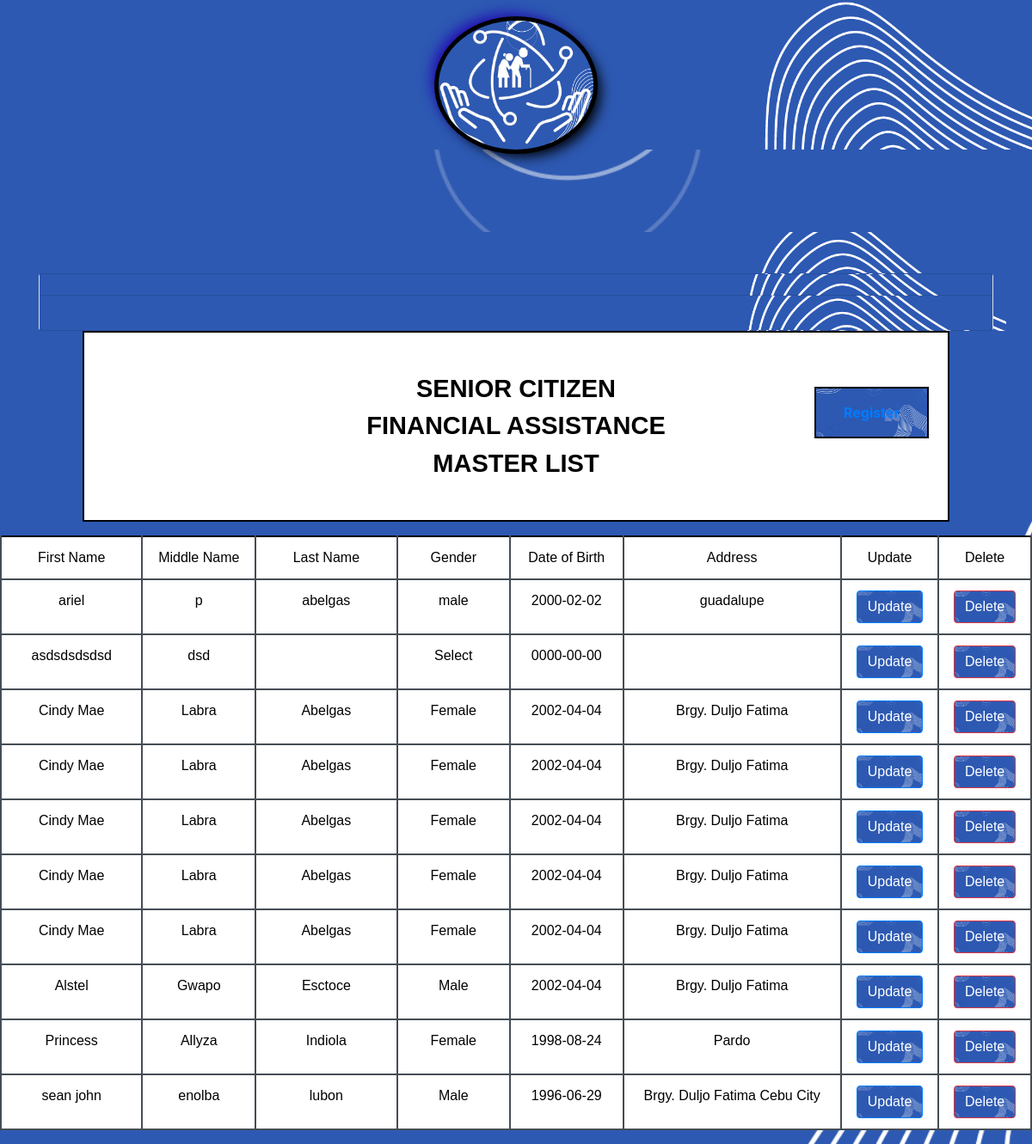
The page /masterlist.php on the database its author committed.
### tables this page shows
CREATE TABLE `form` (
  `id` int(100) NOT NULL,
  `fname` varchar(20) NOT NULL,
  `mname` varchar(20) NOT NULL,
  `lname` varchar(20) NOT NULL,
  `gender` varchar(6) NOT NULL,
  `date_of_birth` date NOT NULL,
  `address` varchar(100) NOT NULL,
  `password` varchar(30) NOT NULL,
  `cpassword` varchar(30) NOT NULL
);

### masterlist.php (the view, shortened to what this page needs)
<?php
require_once('db.php');
$query = "select *from form";
$result = mysqli_query($con,$query);
?>
<!doctype html>
<html lang="en">
    <head>
        <link rel="stylesheet" href="css/bootstrap.min.css">
        <link rel="stylesheet" href="table.css">
    </head>
    <body class="bg-dark">
    <nav id="navbar">
        <br><img src="logoNEWEST.png" alt="">
    </nav>
    <table bordered="1" cellspacing= "7"width= "84%">
    <br><br>
    <th colspan = "5"><br>SENIOR CITIZEN <br> FINANCIAL ASSISTANCE <br> MASTER LIST <br> <br> </th>
    <button class="button1"><a href="registration.php">Register</button>
        <div class="container">
            <div class="row mt-5">
                <div class="col">
                    <div class="card mt-5">
                        <div class="card-header">
                        </div>
                        <div class="card-body">
                            <table class="table table-bordered text-center">
                            <table class= "table table-striped table-dark">
                                <thead>
                                <tr class="bg-dark text-white">
                                    <td scope="col">First Name</td>
                                    <td scope="col">Middle Name</td>
                                    <td scope="col">Last Name</td>
                                    <td scope="col">Gender</td>
                                    <td scope="col">Date of Birth</td>
                                    <td scope="col">Address</td>
                                    <td>Update</td>
                                    <td>Delete</td>
                                </tr>
                                </thead>
                                <tr>
                                    <?php
                                     while($row = mysqli_fetch_assoc($result))
                                     {
                                    ?>
                                        <td><?php echo $row['fname']; ?></td>
                                        <td><?php echo $row['mname']; ?></td>
                                        <td><?php echo $row['lname']; ?></td>
                                        <td><?php echo $row['gender']; ?></td>
                                        <td><?php echo $row['date_of_birth']; ?></td>
                                        <td><?php echo $row['address']; ?></td>
                                        <td><a href="update.info.php" class="btn btn-primary">Update</a></td>
                                        <td><a href="#" class="btn btn-danger">Delete</a></td>
                                     </tr>
                                    <?php
                                    }
                                    ?>
                            </table>
                        </div>
                    </div>
                </div>
            </div>
        </div>
    </table>
    </body>
</html>

### table.css (style rules this page uses)
* { padding: 0%; margin: 0%; background: url(images/back4.png) no-repeat center center/cover; }
table, th, td { border:2px solid black; position: center; font-style: bold; font-family: sans-serif ; height: 50%; border-color: black; margin-left: auto; margin-right: auto; margin-top: auto; margin-bottom: auto; color: black; text-align: center; vertical-align: top; background: white; }
td:nth-child(1) { min-width: 150px; }
td:nth-child(2) { min-width: 120px; }
td:nth-child(3) { min-width: 150px; }
td:nth-child(4) { min-width: 120px; }
td:nth-child(5) { min-width: 120px; }
td:nth-child(6) { min-width: 100px; }
#navbar img { display: flex; width: 180px; height: 150px; margin-left: auto; margin-top: auto; margin-bottom: auto; margin-right: auto; object-fit: cover; border-radius: 50%; background-color: black; box-shadow: 0px 0px 3px black, 0px 0px 0px 5px black, 8px 8px 15px black, -8px -8px 15px #240eb3; }
th, br:nth-child(1) { font-size: 29px; }
.button1 { border: none; float: right; color: white; padding: 16px 32px; text-align: center; text-decoration: none; font-size: 16px; margin: 4px 2px; transition-duration: 0.4s; cursor: pointer; margin-right: 150px; font-weight: bold; position: absolute; top:33.5%; right:-2.5%; }
.button1 { background-color: WHITE; color: black; border: 2px solid black; }

### rows shown on the page
form: fname "ariel", mname "p", lname "abelgas", gender "male", date_of_birth "2000-02-02", address "guadalupe"
form: fname "asdsdsdsdsd", mname "dsd", gender "Select", date_of_birth "0000-00-00"
form: fname "Cindy Mae", mname "Labra", lname "Abelgas", gender "Female", date_of_birth "2002-04-04", address "Brgy. Duljo Fatima"
form: fname "Cindy Mae", mname "Labra", lname "Abelgas", gender "Female", date_of_birth "2002-04-04", address "Brgy. Duljo Fatima"
form: fname "Cindy Mae", mname "Labra", lname "Abelgas", gender "Female", date_of_birth "2002-04-04", address "Brgy. Duljo Fatima"
form: fname "Cindy Mae", mname "Labra", lname "Abelgas", gender "Female", date_of_birth "2002-04-04", address "Brgy. Duljo Fatima"
form: fname "Cindy Mae", mname "Labra", lname "Abelgas", gender "Female", date_of_birth "2002-04-04", address "Brgy. Duljo Fatima"
form: fname "Alstel", mname "Gwapo", lname "Esctoce", gender "Male", date_of_birth "2002-04-04", address "Brgy. Duljo Fatima"
form: fname "Princess", mname "Allyza", lname "Indiola", gender "Female", date_of_birth "1998-08-24", address "Pardo"
form: fname "sean john", mname "enolba", lname "lubon", gender "Male", date_of_birth "1996-06-29", address "Brgy. Duljo Fatima Cebu City"
